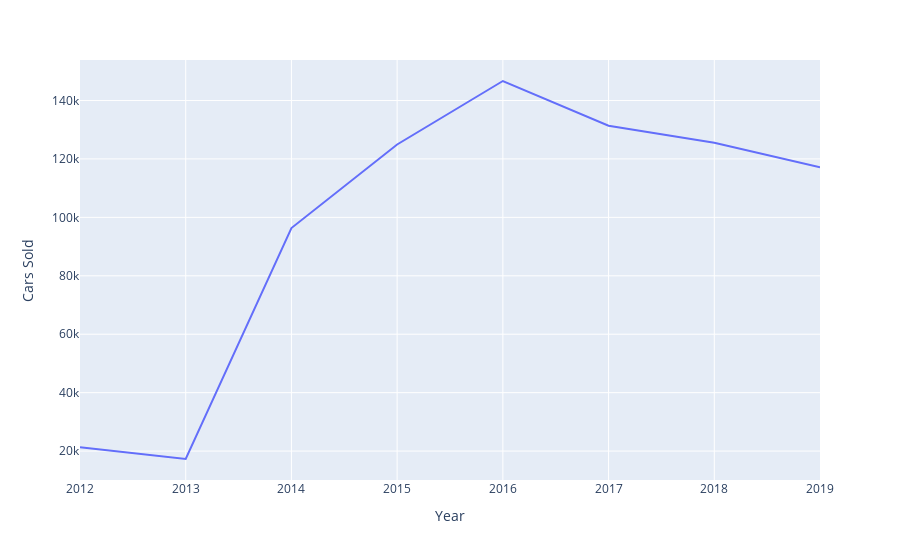

The cell this chart's notebook holds for it:
### Code cell
fig = px.line(yearly_grouped_car, x='Year', y='Cars Sold')
fig.show()

### Figure 1 — Plotly figure (JSON) as saved in the notebook; plotly's stock layout.template omitted (floating-point values rounded to 4 significant figures)
{"data": [{"hovertemplate": "Year=%{x}<br>Cars Sold=%{y}<extra></extra>", "legendgroup": "", "line": {"color": "#636efa", "dash": "solid"}, "marker": {"symbol": "circle"}, "mode": "lines", "name": "", "orientation": "v", "showlegend": false, "type": "scatter", "x": [2012, 2013, 2014, 2015, 2016, 2017, 2018, 2019], "xaxis": "x", "y": [21313, 17293, 96338, 124945, 146672, 131356, 125557, 117100], "yaxis": "y"}], "layout": {"legend": {"tracegroupgap": 0}, "margin": {"t": 60}, "xaxis": {"anchor": "y", "domain": [0, 1], "title": {"text": "Year"}}, "yaxis": {"anchor": "x", "domain": [0, 1], "title": {"text": "Cars Sold"}}}}
